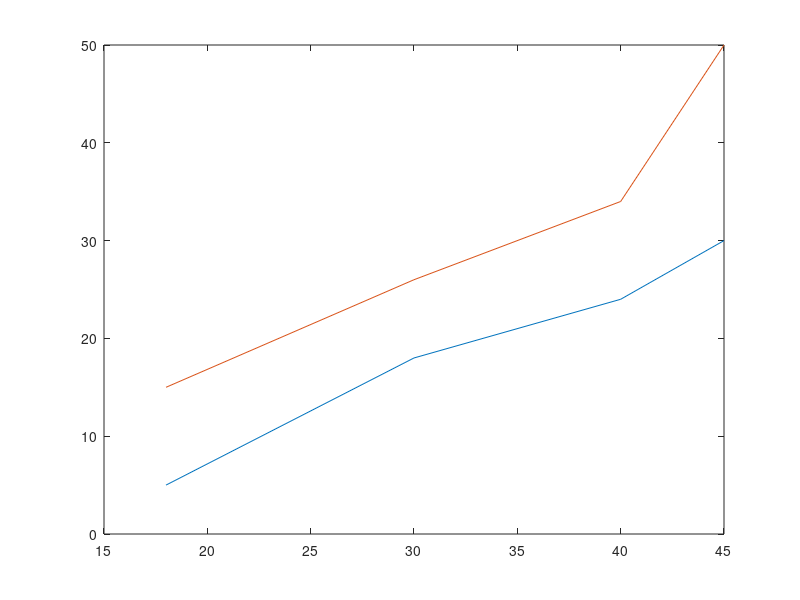
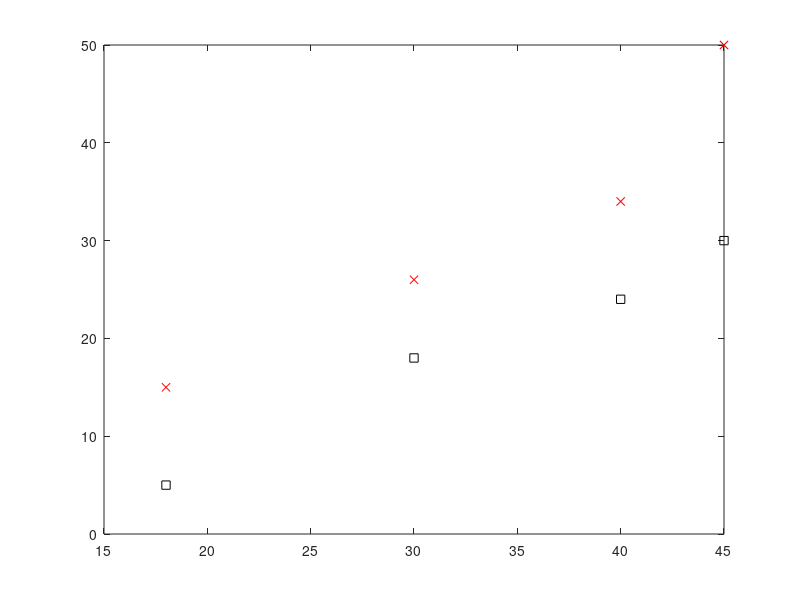
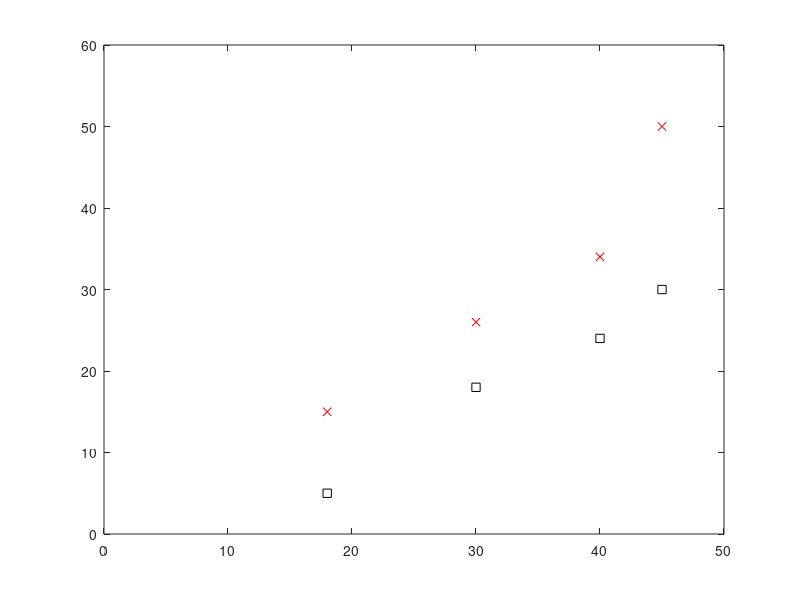

These charts were generated, in order, by the following MATLAB code: (Note: this script raises an error after producing the figures.)
%% ENGI 1331 Ravi Namuduri Basic Plotting

%Experimental data

clc
clear
close all

%Inputes
voltage = [18 30 40 45]; %<--volts
resista = [5 18 24 30]; %<--mA
resistb = [15 26 34 50];%<--mA

%Basic way to create a plot
plot(voltage, resista, voltage, resistb);
figure(2);
plot(voltage, resista, 'sk', voltage, resistb, 'xr');

%option 2
figure(3);
plot(voltage, resista, 'sk');
hold on
plot(voltage, resistb, 'xr');

%change the limits of our axis
axis([0 50 0 60]);

%[xmin, xmax, ymin, ymax]
axis([max(voltage), max(voltage), min(resista), min(resistb)]);


%yet another option
xmin = min(voltage) - 5;
xmax = max(voltage) + 5;
ymin1 = min(resista) - 5;
ymax1 = max(resista) + 5;
ymin2 = min(resistb) - 5;
ymax2 = max(resistb) + 5;

ymin = min([ymin1 ymin2]);
ymax = min([ymax1 ymax2]);

axis([xmin xmax ymin ymax]);

%axis labels
xlabel('Voltage (V) [volts]');
ylabel('Current (I) [mA]');
%Label should include variable name, symbol, and units

%Title
title('Currents through Thermionic Resistors');

%option 2
plot_title = input('Enter title for plot: ', 's');
title(plot_title);

%option 3: user gives component name
component = input('Enter the component name: ', 's');
plot_title1 = sprintf('Voltage and current in %s', component);
title(plot_title1);

%add legend
legend('ResistorA', 'ResistorB', 'Location', 'Best');
grid on

%% Theoretical data

clc
clear
close all

%inputs
B_0 = 10; %initial number of bacteria
k1 = 0.2; %first set growth constant (per hour)
k2 = 0.3; %second set growth constant (per hour)

%option 1: predefine the independent variables
t = [0:0.1:5];

%option 2: user defined independent variable
% tstart = input('Starting time (hours): ');
% tstep = input('Preferred increment (hours): ');
% tend = input('End time (hours): ');
% t = [tstart:tstep:tend];

%dependent variables
B1 = B_0*exp(k1*t);
B2 = B_0*exp(k2*t);

figure('color','r');

%plot theoretical data
plot(t, B1, '-k');
hold on
plot(t, B2, '--g');

%create a textbox to show equation used
M = 'B = B_0*exp(k*t)';
text(0.5, 40, M, 'BackgroundColor', 'k', 'EdgeColor', 'b', 'FontSize', 16);
